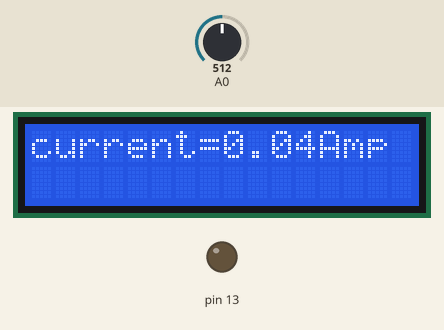
Simulated run of this sketch. Board: Arduino Uno, built with avr-gcc and run on an emulated ATmega328P. Parts: 16×2 character LCD, output pins drawn as LEDs (lit = HIGH). The test bench sets the inputs (shaded band); at power-on: A0 = 512.

Above: at 1.2 s.
1.3 s: A0 set to 716
At 2.1 s:
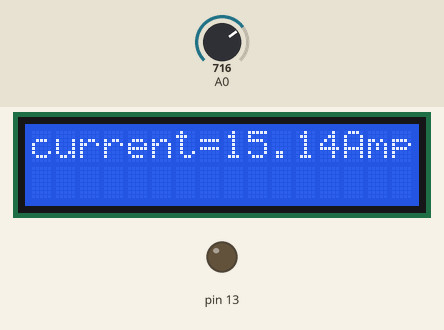
3.0 s: A0 set to 900
At 5.8 s:
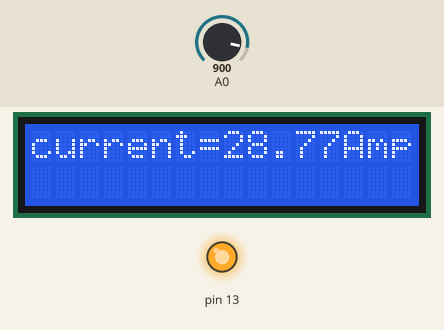
6.0 s: A0 set to 1023
At 10.0 s:
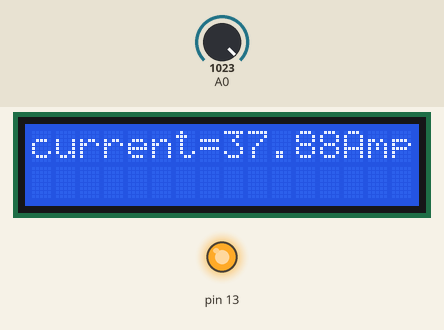
Timing chart, 0 to 11.5 s (numbered marks = the images above; inputs shaded):
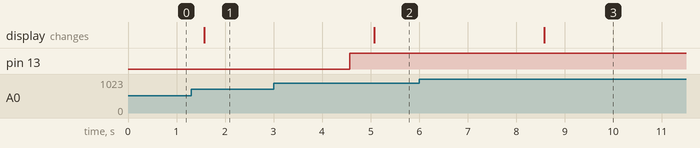

Measured:
- after the input at 1.3 s, the display: changes after 0.27 s (image 1)
- after the input at 3.0 s, the display: changes after 2.1 s (image 2)
- after the input at 6.0 s, the display: changes after 2.6 s (image 3)

The sketch:

UNO_CurrentSensor_H712_1.0.ino
```cpp
#include <LiquidCrystal.h>
LiquidCrystal LCD(9,8,5,4,3,2);
double acsoffset=2.5;
double sensitivity=0.066;
double current=0;
double voltageRead=0;
void setup() {

LCD.begin(16,2);
pinMode(13,OUTPUT);
 digitalWrite(13,LOW);
}
void loop() {
double value=analogRead(A0);
voltageRead=(value*5/1023);
current=(voltageRead-acsoffset)/sensitivity;
LCD.setCursor(0,0);
LCD.print("current=");
LCD.print(current);
LCD.print("Amp");

if(current>5.99) //offset value of current
{
  delay(3000);   //Fault detection delay
  double value=analogRead(A0);
voltageRead=(value*5/1023);
current=(voltageRead-acsoffset)/sensitivity;

if(current>5.99) //offset value of current
{
     digitalWrite(13,HIGH);
}
  }

delay(500);
}
```
